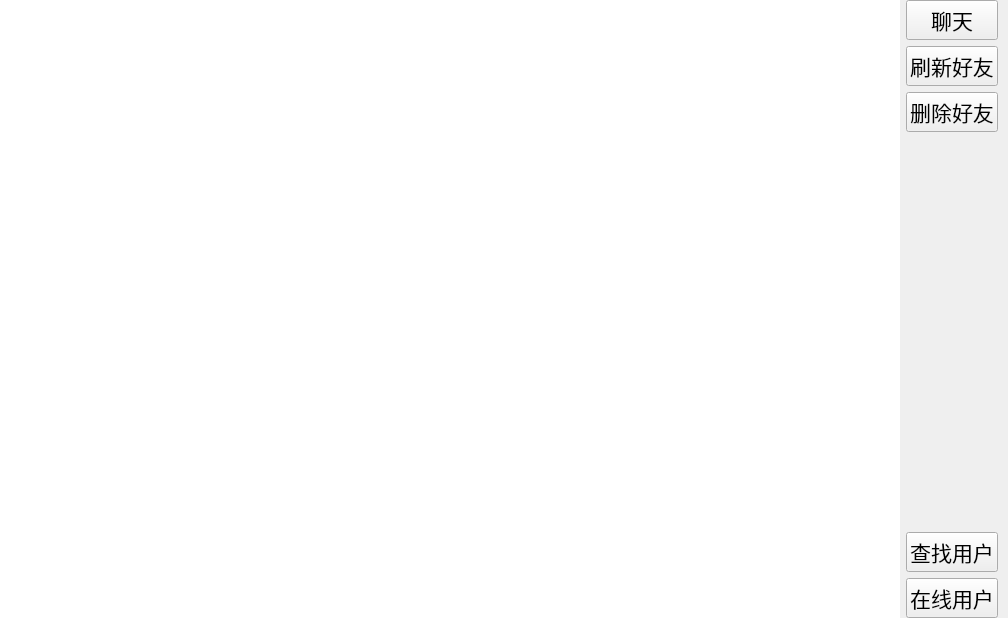
<?xml version="1.0" encoding="UTF-8"?>
<ui version="4.0">
 <class>Friend</class>
 <widget class="QWidget" name="Friend">
  <property name="geometry">
   <rect>
    <x>0</x>
    <y>0</y>
    <width>1008</width>
    <height>618</height>
   </rect>
  </property>
  <property name="windowTitle">
   <string>Form</string>
  </property>
  <layout class="QHBoxLayout" name="horizontalLayout">
   <property name="leftMargin">
    <number>0</number>
   </property>
   <property name="topMargin">
    <number>0</number>
   </property>
   <property name="rightMargin">
    <number>10</number>
   </property>
   <property name="bottomMargin">
    <number>0</number>
   </property>
   <item>
    <widget class="QListWidget" name="onlineFriend_LW">
     <property name="frameShape">
      <enum>QFrame::NoFrame</enum>
     </property>
    </widget>
   </item>
   <item>
    <layout class="QVBoxLayout" name="verticalLayout">
     <item>
      <widget class="QPushButton" name="chat_PB">
       <property name="font">
        <font>
         <family>Arial</family>
         <pointsize>16</pointsize>
        </font>
       </property>
       <property name="text">
        <string>聊天</string>
       </property>
      </widget>
     </item>
     <item>
      <widget class="QPushButton" name="flushFriend_PB">
       <property name="font">
        <font>
         <family>Arial</family>
         <pointsize>16</pointsize>
        </font>
       </property>
       <property name="text">
        <string>刷新好友</string>
       </property>
      </widget>
     </item>
     <item>
      <widget class="QPushButton" name="delFriend_PB">
       <property name="font">
        <font>
         <family>Arial</family>
         <pointsize>16</pointsize>
        </font>
       </property>
       <property name="text">
        <string>删除好友</string>
       </property>
      </widget>
     </item>
     <item>
      <spacer name="verticalSpacer">
       <property name="orientation">
        <enum>Qt::Vertical</enum>
       </property>
       <property name="sizeHint" stdset="0">
        <size>
         <width>20</width>
         <height>40</height>
        </size>
       </property>
      </spacer>
     </item>
     <item>
      <widget class="QPushButton" name="findUser_PB">
       <property name="font">
        <font>
         <family>Arial</family>
         <pointsize>16</pointsize>
        </font>
       </property>
       <property name="text">
        <string>查找用户</string>
       </property>
      </widget>
     </item>
     <item>
      <widget class="QPushButton" name="onlineUser_PB">
       <property name="font">
        <font>
         <family>Arial</family>
         <pointsize>16</pointsize>
        </font>
       </property>
       <property name="text">
        <string>在线用户</string>
       </property>
      </widget>
     </item>
    </layout>
   </item>
  </layout>
 </widget>
 <resources/>
 <connections/>
</ui>
